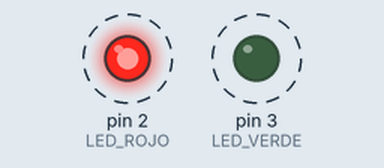
Bench run of a sketch on a simulated Arduino Uno, built with avr-gcc and run on an emulated ATmega328P. On the bench: output pins drawn as LEDs (lit = HIGH). Dashed ring = blinking.

Above: at 0.2 s.
Timing chart, 0 to 3.0 s (numbered marks = the images above):
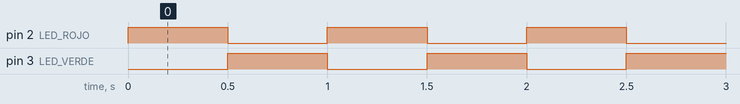

The sketch:

Reto_03.ino
```cpp
//Programa 3

//Montar el red verde en la posición B y conectarlo al pin 3, y el programa debe realizar parpadeos cada medio segundo
//de forma alterna, mientras el led rojo esta apagado el verde encendido y viceversa

//definiciones
#define LED_ROJO 2                //constante LED_ROJO=2
#define LED_VERDE 3               //constante LED_VERDE=3

void setup()                      // Función de Inicialización
{
  pinMode(LED_ROJO, OUTPUT);      //Configura el pin 2 como salida
  pinMode(LED_VERDE, OUTPUT);     //Configura el pin 3 como salida
}

void loop()                       // Función Bucle
{
//parpadeos rojo
  digitalWrite(LED_ROJO, HIGH);  //Enciende el led de rojo para que se encienda
  delay(500);                    //Espera 500 milisegundos
  digitalWrite(LED_ROJO, LOW);   //Configura el led de rojo para que se apague
//parpadeos verde
  digitalWrite(LED_VERDE, HIGH); //Enciende el led de verde para que se encienda
  delay(500);                    //Espera 500 milisegundos
  digitalWrite(LED_VERDE, LOW);  //Configura el led de verde para que se apague
}
```

Measured:
- by itself, pin 2 (LED_ROJO), pin 3 (LED_VERDE): alternates HIGH for 0.50 s and LOW for 0.50 s
- by itself, everything shown: repeats every 1.0 s, in 3 steps
